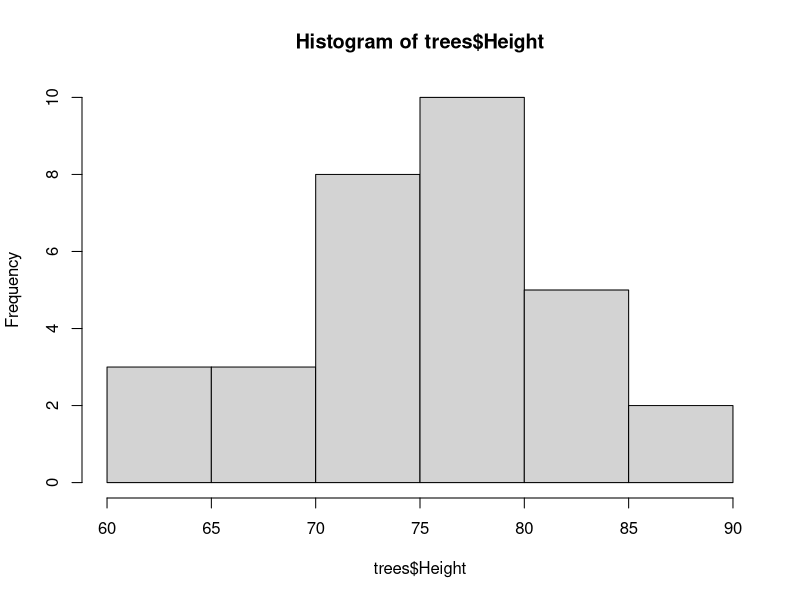
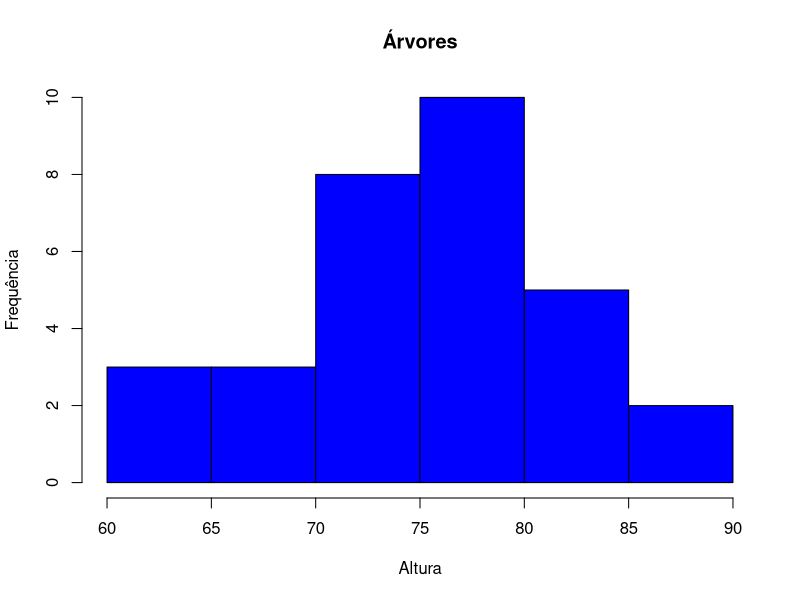
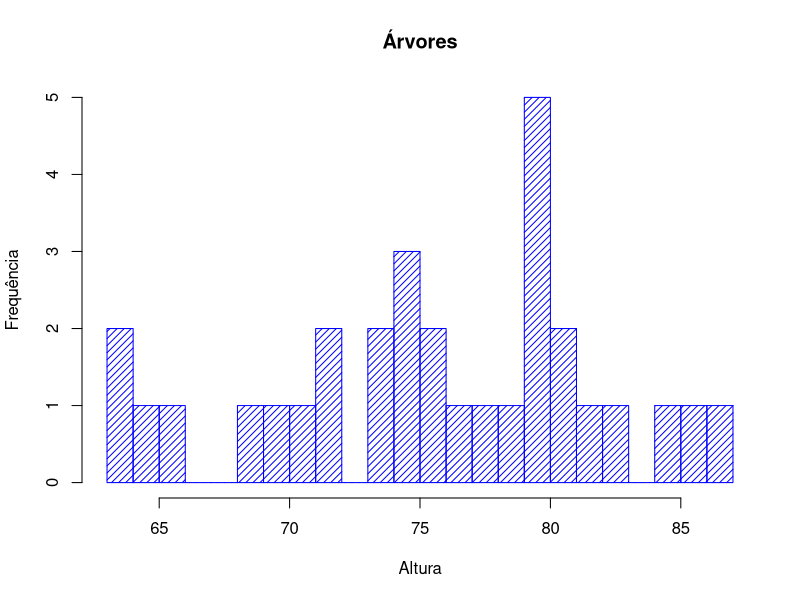
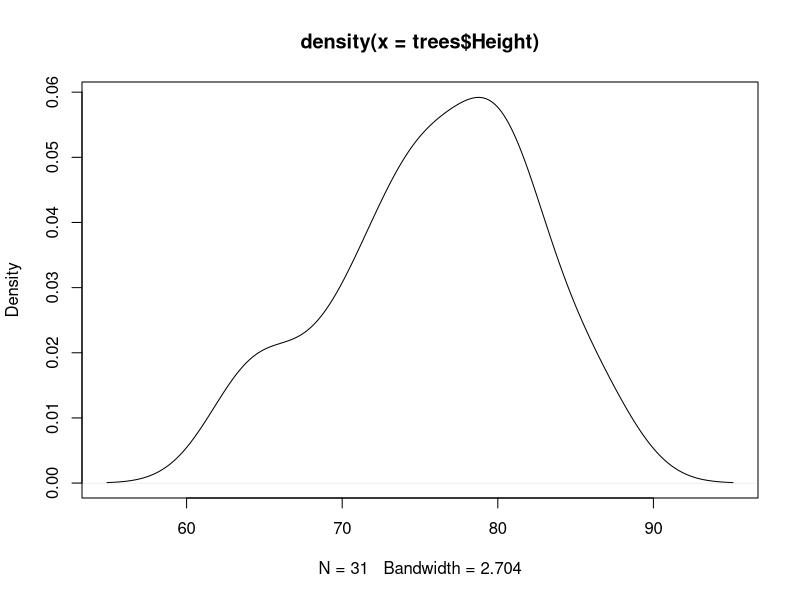
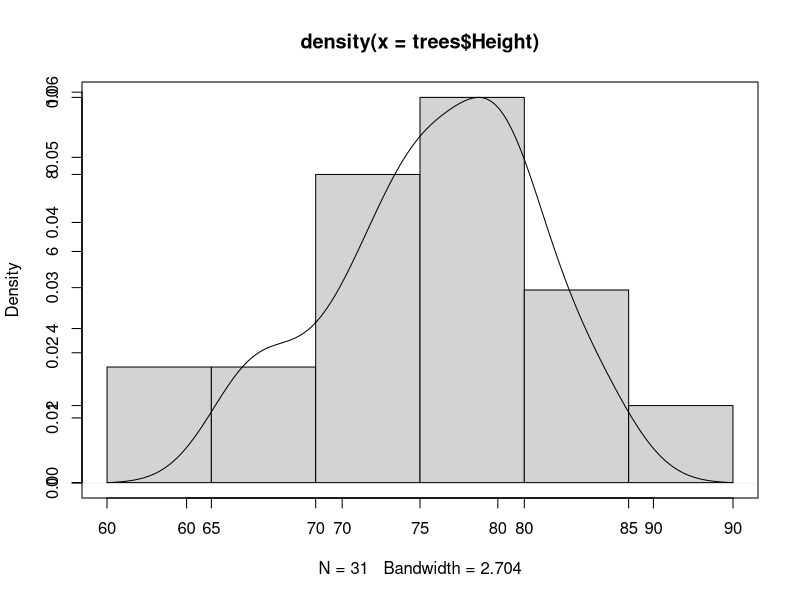
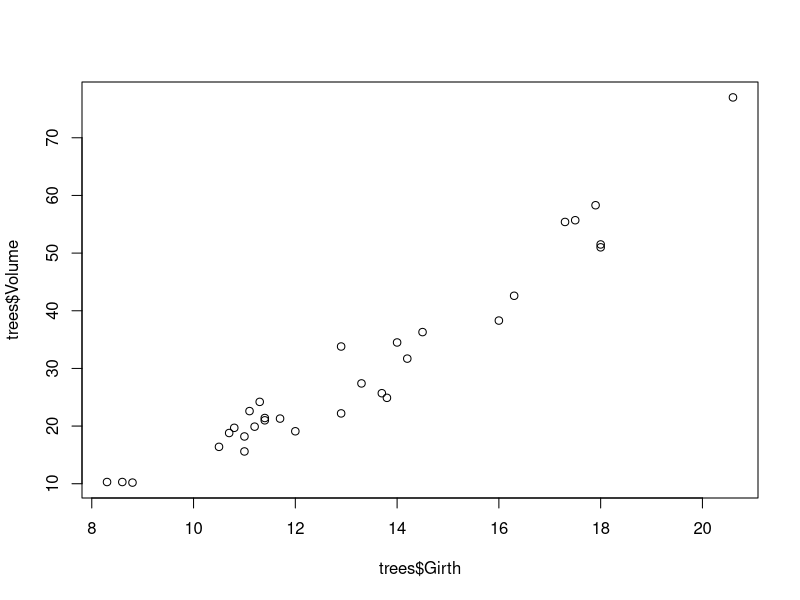
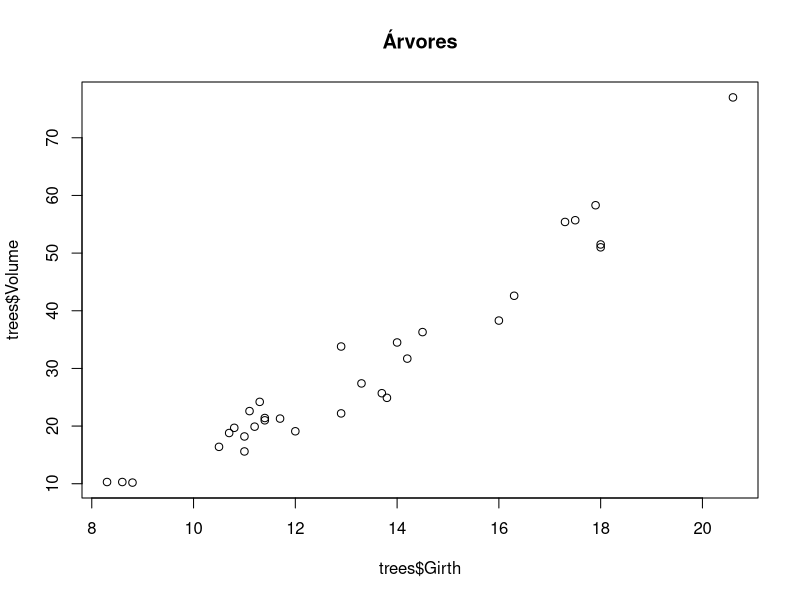
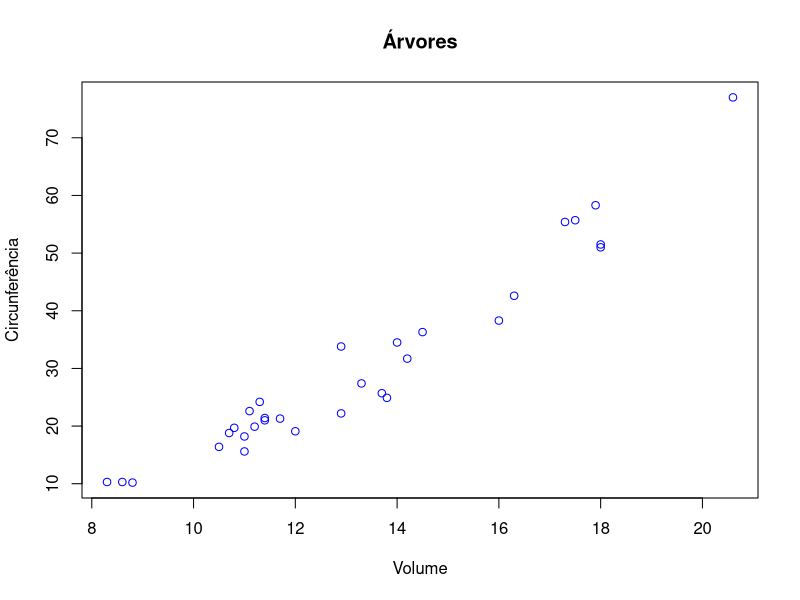

Recreate these plots in R, in order.
## ---- chunk 1
trees
hist(trees$Height)
hist(trees$Height, main = "Árvores", ylab = "Frequência", xlab = "Altura", col = "blue")
hist(trees$Height, main = "Árvores", ylab = "Frequência", xlab = "Altura", col = "blue", density = 20, breaks = 20)
## ---- chunk 2
densidade = density(trees$Height)
plot(densidade)
## ---- chunk 3
hist(trees$Height, main = NULL, xlab = NULL, ylab = NULL)
par(new=TRUE)
plot(densidade)
## ---- chunk 4
plot(trees$Girth, trees$Volume)
plot(trees$Girth, trees$Volume, main = "Árvores")
plot(trees$Girth, trees$Volume, ylab = "Circunferência", xlab = "Volume", col = "blue", main = "Árvores")
# pch muda o elemento gráfico
plot(trees$Girth, trees$Volume, ylab = "Circunferência", xlab = "Volume", col = "blue", main = "Árvores", pch = 20)
## ---- chunk 5
plot(trees$Girth, trees$Volume, ylab = "Circunferência", xlab = "Volume", col = "blue", main = "Árvores", pch = 20, type = "l")
## ---- chunk 6
plot(jitter(trees$Girth), trees$Volume, ylab = "Circunferência", xlab = "Volume", col = "blue", main = "Árvores")
## ---- chunk 7
CO2
plot(CO2$conc, CO2$uptake, pch = 20, col = CO2$Treatment)
legend("bottomright", legend = c("nonchilled", "chilled"), cex = 1, fill = c("black", "red"))
## ---- chunk 8
plot(trees)
## ---- chunk 9
split.screen(figs = c(2, 2))
screen(1)
plot(trees$Girth, trees$Volume)
screen(2)
plot(trees$Girth, trees$Height)
screen(3)
plot(trees$Height, trees$Volume)
screen(4)
hist(trees$Volume)
close.screen(all=TRUE)
